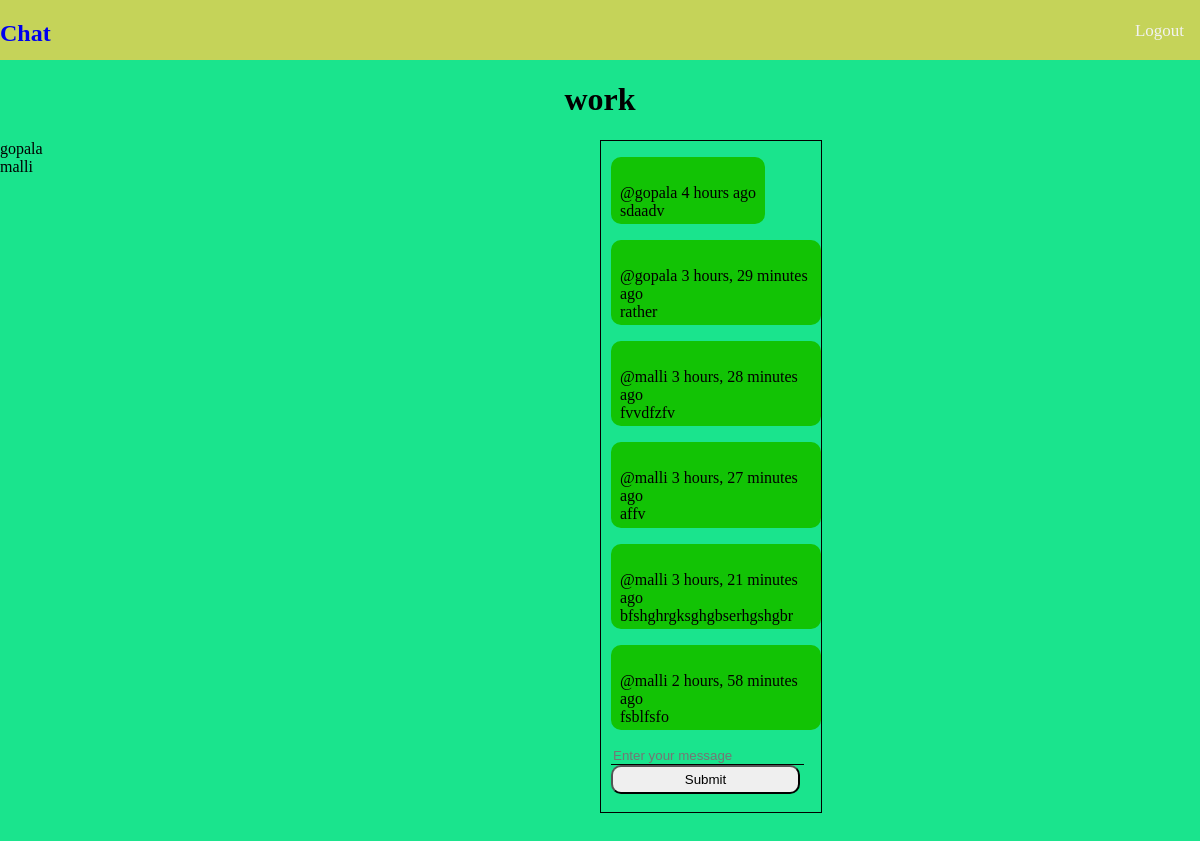
The page /rooms/chat/work/ (signed in) on the database its author committed.
### room/models.py (models this page shows, shortened)
class Room(models.Model):
    name =models.CharField(max_length=200)
    slug=models.SlugField(unique=True)
    participents=models.ManyToManyField(User,related_name="participents",blank=True)

class Messages(models.Model):
    host=models.ForeignKey(User,on_delete=models.CASCADE)
    body=models.TextField(blank=True)
    Room=models.ForeignKey(Room,on_delete=models.CASCADE)
    created=models.DateTimeField(auto_now_add=True)
    updated=models.DateField(auto_now=True)

### room/views.py (the view, shortened to what this page needs)
# urls.py: path('chat/<slug:slug>/',views.chat,name="chat"),
@login_required(login_url='login')
def chat(request,slug):
    room=Room.objects.get(slug=slug)
    messages=room.messages_set.all()
    participents=room.participents.all()
    return render(request,'room/chat.html',{'content':room,'messages':messages,'participents':participents})

### room/templates/room/chat.html (shortened to what this page needs)
{% extends 'Base/base.html' %}
{% block name %}Chat {% endblock name%}
{% block content %}
    <h1 align="center">{{content.name}}</h1>
    <div class="container">
            <div>
                {% for i in participents %}
                    {{i.username}}<br>
                {% endfor %}
            </div>
            <div style="border: 1px solid black; width: 35%; padding-left: 10px;">
                    {% for item in messages %}
                    <p  style="background-color: rgb(18, 195, 5); width:fit-content; padding: 9px; border-radius: 10px; text-align:initial;padding-bottom: 2%;"><br>@{{item.host}} {{item.created|timesince}} ago<br>
                        {{item.body}}
                    </p>
                    {% endfor %}
                    <form method="post" >
                        <input style="background-color:transparent; border:None; border-bottom:1px solid black ; width: 90%;" type="text" name="message" id="message" placeholder="Enter your message" ><br>
                        <button style="width: 90%; padding: 5px; border-radius: 10px; " type="submit">Submit</button><br><br>
                    </form>
            </div>
    </div>
    <br><br>
{% endblock content %}

### Base/templates/Base/base.html (shortened to what this page needs)
{% load static %}
<!DOCTYPE html>
<html lang="en">
<head>
    <link href="{% static 'base.css' %}" rel="stylesheet">
</head>
<nav>
    <h1><a href="/">{% block name%} {% endblock name%}</a></h1>
    <div>
        {% if request.user.is_authenticated %}
            <a href="{% url 'logout' %}">Logout</a>
        {% else %}
            <a href="{% url 'signup' %}">Signup</a>
            <a href="{% url 'login' %}">Login</a>
        {% endif %}
    </div>
</nav>
<body>
    {% block content%}
    {% endblock content%}
</body>
</html>

### Base/static/base.css (style rules this page uses)
body { background-color: rgb(26, 228, 141); margin: 0px; }
nav { overflow: hidden; background-color: rgb(197, 211, 89); height: 50px; padding-bottom: 10px; text-decoration: none; }
a { text-decoration: none; }
div a { color: #f2f2f2; text-align: center; padding: 14px 16px; position: relative; bottom: 60px; float: inline-end; font-size: 17px; }

### room/templates/room/chat.html (style rules this page uses)
.container { display:grid; grid-template-columns: 2fr 2fr; }

### rows shown on the page
Room: name "work"
Messages: host "gopala", created "4 hours", body "sdaadv"
Messages: host "gopala", created "3 hours, 29 minutes", body "rather"
Messages: host "malli", created "3 hours, 28 minutes", body "fvvdfzfv"
Messages: host "malli", created "3 hours, 27 minutes", body "affv"
Messages: host "malli", created "3 hours, 21 minutes", body "bfshghrgksghgbserhgshgbr"
Messages: host "malli", created "2 hours, 58 minutes", body "fsblfsfo"

### other values the page prints
{{ i.username }} "gopala"
{{ i.username }} "malli"
